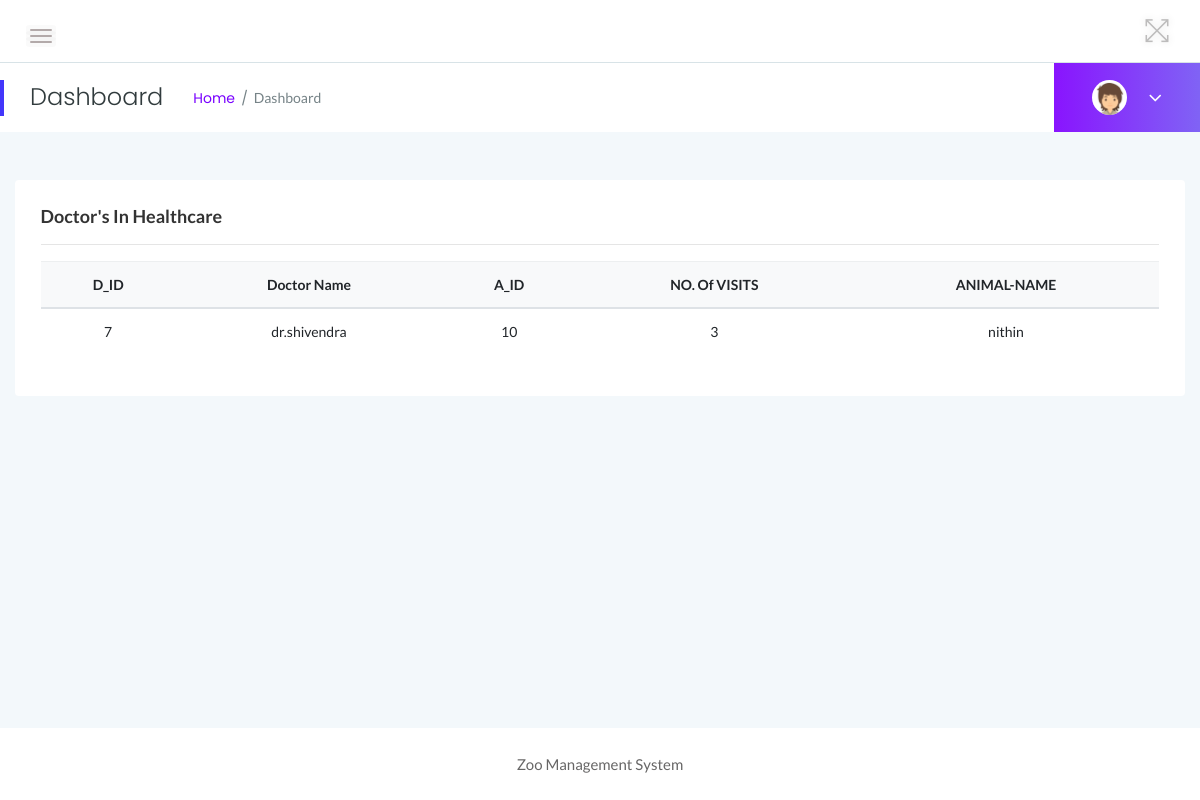
The page /admin/dr-only.php (signed in) on the database its author committed.
### tables this page shows
CREATE TABLE `tblhealth` (
  `d_id` int(11) NOT NULL,
  `dname` varchar(200) DEFAULT NULL,
  `novisit` int(11) DEFAULT NULL,
  `a_id` int(11) NOT NULL
);

CREATE TABLE `tblanimal` (
  `a_id` int(11) NOT NULL,
  `animalname` varchar(200) DEFAULT NULL,
  `cagenumber` int(11) DEFAULT NULL,
  `breed` varchar(200) DEFAULT NULL,
  `animalimage` varchar(200) DEFAULT NULL,
  `creationdate` timestamp NOT NULL DEFAULT current_timestamp() ON UPDATE current_timestamp()
);

### admin/dr-only.php (the view, shortened to what this page needs)
<?php
if (strlen($_SESSION['zmsaid']==0)) {
  header('location:logout.php');
  } else{
?>
<!doctype html>
<html class="no-js" lang="en">
<head>
    <link rel="stylesheet" href="assets/css/bootstrap.min.css">
    <link rel="stylesheet" href="assets/css/font-awesome.min.css">
    <link rel="stylesheet" href="assets/css/themify-icons.css">
    <link rel="stylesheet" href="assets/css/metisMenu.css">
    <link rel="stylesheet" href="assets/css/owl.carousel.min.css">
    <link rel="stylesheet" href="assets/css/slicknav.min.css">
    <link rel="stylesheet" href="https://www.amcharts.com/lib/3/plugins/export/export.css" type="text/css" media="all" />
    <link rel="stylesheet" type="text/css" href="https://cdn.datatables.net/1.10.19/css/jquery.dataTables.css">
    <link rel="stylesheet" type="text/css" href="https://cdn.datatables.net/1.10.18/css/dataTables.bootstrap4.min.css">
    <link rel="stylesheet" type="text/css" href="https://cdn.datatables.net/responsive/2.2.3/css/responsive.bootstrap.min.css">
    <link rel="stylesheet" type="text/css" href="https://cdn.datatables.net/responsive/2.2.3/css/responsive.jqueryui.min.css">
    <link rel="stylesheet" href="assets/css/typography.css">
    <link rel="stylesheet" href="assets/css/default-css.css">
    <link rel="stylesheet" href="assets/css/styles.css">
    <link rel="stylesheet" href="assets/css/responsive.css">
</head>
<body>
    <div class="page-container">
        <div class="main-content">
          <?php include_once('includes/header.php');?>
            <?php include_once('includes/pagetitle.php');?>
            <div class="main-content-inner">
                <div class="row">
                    <div class="col-12 mt-5">
                        <div class="card">
                            <div class="card-body">
                                <h4 class="header-title">Doctor's in healthcare</h4>
<hr />
                                <div class="data-tables">
                             <table class="table text-center">
                                        <thead class="bg-light text-capitalize">
                                            <tr>
                                                <th>D_ID</th>
                                                <th>Doctor name</th>
                                                <th>A_ID</th>
                                                <th>NO. of VISITS</th>
                                                <th>ANIMAL-NAME</th>
                                            </tr>
                                        </thead>
                                        <?php
$ret=mysqli_query($con,"select h.d_id,h.dname,h.novisit,h.a_id,a.animalname from tblhealth h inner join tblanimal a on h.a_id=a.a_id where h.dname like 'dr%'");
while ($row=mysqli_fetch_array($ret)) {
?>
                                        <tbody>
          <tr data-expanded="true">
            <td><?php echo $row['d_id']?></td>
                  <td><?php  echo $row['dname'];?></td>
                  <td><?php  echo $row['a_id'];?></td>
                  <td><?php  echo $row['novisit'];?></td>
                  <td><?php  echo $row['animalname'];?></td>
                </tr>
                <?php
}?>
 </tbody>
                                    </table>
                                </div>
                            </div>
                        </div>
                    </div>
                </div>
            </div>
        </div>
        <?php include_once('includes/footer.php');?>
    </div>
</body>
</html>
<?php }  ?>

### admin/assets/css/styles.css (style rules this page uses)
.page-container { width: 100%; height: 100%; min-height: 100vh; padding-left: 280px; -webkit-transition: padding-left 0.3s ease 0s; transition: padding-left 0.3s ease 0s; }
.card { border: none; border-radius: 4px; background-color: #fff; -webkit-transition: all 0.3s ease 0s; transition: all 0.3s ease 0s; }
.card-body { padding: 25.6px; padding: 1.6rem; }
.main-content { width: 100%; background: #F3F8FB; }
.main-content-inner { padding: 0 30px 50px; }
.header-title { font-family: 'Lato', sans-serif; font-size: 18px; font-weight: 600; letter-spacing: 0; color: #333; text-transform: capitalize; margin-bottom: 17px; }
table tr th { border-bottom: none; }
table tr th, table tr td { border-top: 1px solid rgba(120, 130, 140, 0.13) !important; }

### admin/assets/css/responsive.css (style rules this page uses)
@media (min-width: 1200px) and (max-width: 1364px) { .main-content-inner { padding: 0 15px 50px; } }
@media (min-width: 1200px) and (max-width: 1364px) { .page-container, .sbar_collapsed.page-container { padding-left: 0; } }

### rows shown on the page
tblhealth: d "7", dname "dr.shivendra", a "10", novisit "3", a.animalname "nithin"
